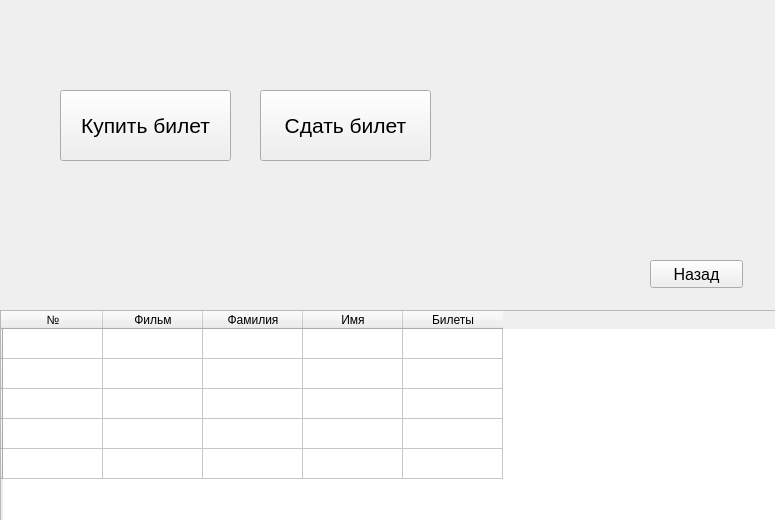
<?xml version="1.0" encoding="UTF-8"?>
<ui version="4.0">
 <class>nnn</class>
 <widget class="QWidget" name="nnn">
  <property name="geometry">
   <rect>
    <x>0</x>
    <y>0</y>
    <width>775</width>
    <height>520</height>
   </rect>
  </property>
  <property name="windowTitle">
   <string>Form</string>
  </property>
  <widget class="QPushButton" name="back">
   <property name="geometry">
    <rect>
     <x>650</x>
     <y>260</y>
     <width>93</width>
     <height>28</height>
    </rect>
   </property>
   <property name="font">
    <font>
     <pointsize>12</pointsize>
    </font>
   </property>
   <property name="text">
    <string>Назад</string>
   </property>
  </widget>
  <widget class="QPushButton" name="buy">
   <property name="geometry">
    <rect>
     <x>60</x>
     <y>90</y>
     <width>171</width>
     <height>71</height>
    </rect>
   </property>
   <property name="font">
    <font>
     <pointsize>16</pointsize>
    </font>
   </property>
   <property name="text">
    <string>Купить билет</string>
   </property>
  </widget>
  <widget class="QPushButton" name="pass">
   <property name="geometry">
    <rect>
     <x>260</x>
     <y>90</y>
     <width>171</width>
     <height>71</height>
    </rect>
   </property>
   <property name="font">
    <font>
     <pointsize>16</pointsize>
    </font>
   </property>
   <property name="text">
    <string>Сдать билет</string>
   </property>
  </widget>
  <widget class="QTableWidget" name="tableWidget">
   <property name="geometry">
    <rect>
     <x>0</x>
     <y>310</y>
     <width>781</width>
     <height>211</height>
    </rect>
   </property>
   <row>
    <property name="text">
     <string/>
    </property>
   </row>
   <row>
    <property name="text">
     <string/>
    </property>
   </row>
   <row>
    <property name="text">
     <string/>
    </property>
   </row>
   <row>
    <property name="text">
     <string/>
    </property>
   </row>
   <row>
    <property name="text">
     <string/>
    </property>
   </row>
   <column>
    <property name="text">
     <string>№</string>
    </property>
   </column>
   <column>
    <property name="text">
     <string>Фильм</string>
    </property>
   </column>
   <column>
    <property name="text">
     <string>Фамилия</string>
    </property>
   </column>
   <column>
    <property name="text">
     <string>Имя</string>
    </property>
   </column>
   <column>
    <property name="text">
     <string>Билеты</string>
    </property>
   </column>
  </widget>
 </widget>
 <resources/>
 <connections/>
</ui>
